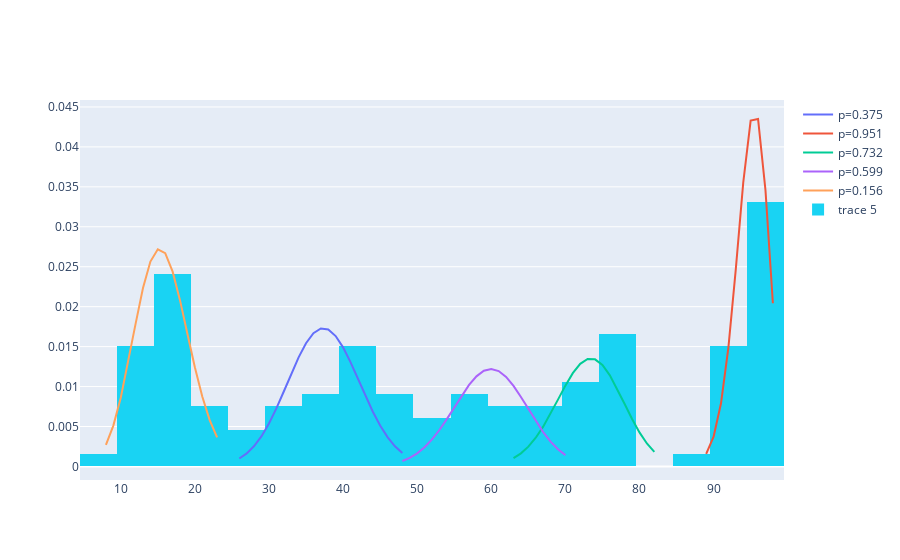

Here is the notebook cell this chart was saved with:
### Code cell
proportions = n_values/np.sum(n_values)
plot_binomial_mixture(p_values, proportions=proportions, S=S)
